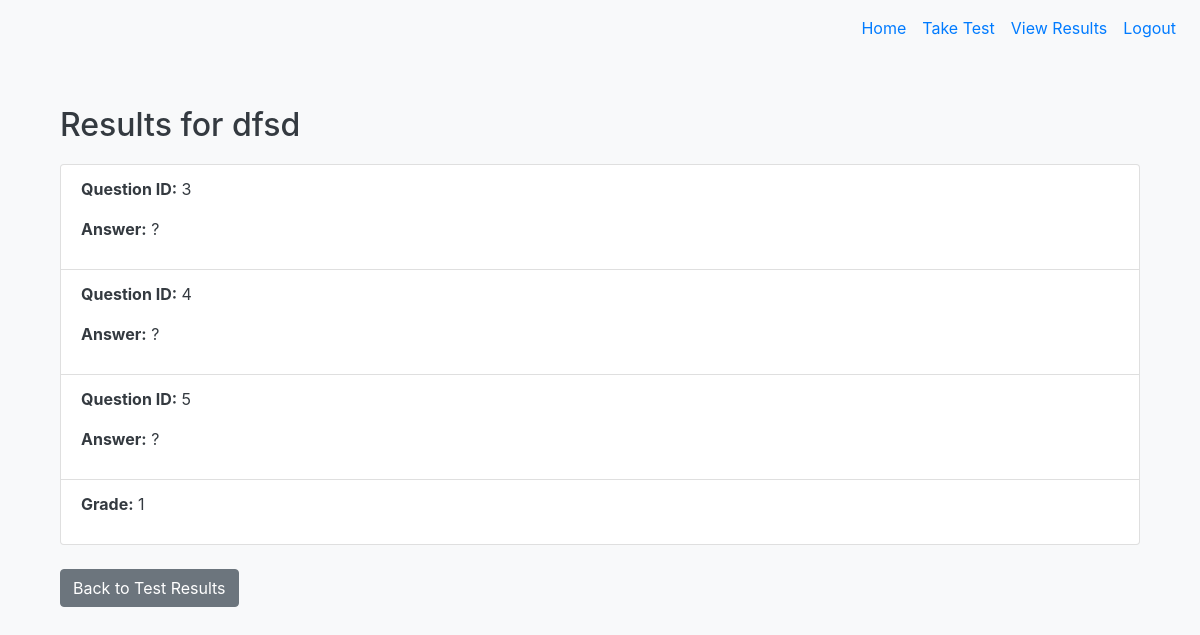
The app's page /view_results/2 (signed in) with its own data.
### tables this page shows
CREATE TABLE Test (
    id INTEGER PRIMARY KEY AUTOINCREMENT,
    teacher_id INTEGER NOT NULL,
    test_name TEXT NOT NULL,
    test_description TEXT,
    FOREIGN KEY (teacher_id) REFERENCES User(id)
);

CREATE TABLE Answer (
    id INTEGER PRIMARY KEY AUTOINCREMENT,
    student_id INTEGER NOT NULL,
    test_id INTEGER NOT NULL,
    question_id INTEGER NOT NULL,
    answer_text TEXT NOT NULL,
    submission_time DATETIME NOT NULL,
    FOREIGN KEY (student_id) REFERENCES User(id),
    FOREIGN KEY (test_id) REFERENCES Test(id),
    FOREIGN KEY (question_id) REFERENCES Question(id)
);

### app.py (the view)
@app.route('/view_results/<int:test_id>')
@login_required
def view_individual_result(test_id):
    if current_user.role != 'student':
        flash('Only students can view their results.', 'danger')
        return redirect(url_for('home'))
    test = db.execute("SELECT * FROM Test WHERE id = ?", test_id)[0]
    responses = db.execute("SELECT Answer.question_id, Answer.answer_text FROM Answer WHERE Answer.student_id = ? AND Answer.test_id = ?", current_user.id, test_id)
    grade = db.execute("SELECT grade FROM Grade WHERE student_id = ? AND test_id = ?", current_user.id, test_id)
    return render_template('view_individual_result.html', test=test, responses=responses, grade=grade[0]['grade'] if grade else 'Not graded yet')

### app.py (called while the page is built)
@login_manager.user_loader
def load_user(user_id):
    user = db.execute("SELECT * FROM User WHERE id = ?", user_id)
    if user:
        return User(id=user[0]['id'], username=user[0]['username'], password=user[0]['password'], role=user[0]['role'])
    return None

### templates/view_individual_result.html
{% extends "base.html" %}
{% block content %}
<div class="container mt-4">
    <h2>Results for {{ test.test_name }}</h2>
    <ul class="list-group">
        {% for response in responses %}
        <li class="list-group-item">
            <p><strong>Question ID:</strong> {{ response.question_id }}</p>
            <p><strong>Answer:</strong> {{ response.answer_text }}</p>
        </li>
        {% endfor %}
        <li class="list-group-item">
            <p><strong>Grade:</strong> {{ grade }}</p>
        </li>
    </ul>
    <a href="{{ url_for('view_results') }}" class="btn btn-secondary mt-4">Back to Test Results</a>
</div>
{% endblock %}

### static/css/styles.css (style rules this page uses)
body { background-color: #f8f9fa; color: #343a40; }
.container { margin-top: 50px; }
h2 { margin-bottom: 20px; }

### records on screen
Test: test_name "dfsd"
Answer: question_id "3", answer_text "?"
Answer: question_id "4", answer_text "?"
Answer: question_id "5", answer_text "?"

### other values on screen
{{ grade }} "1"
